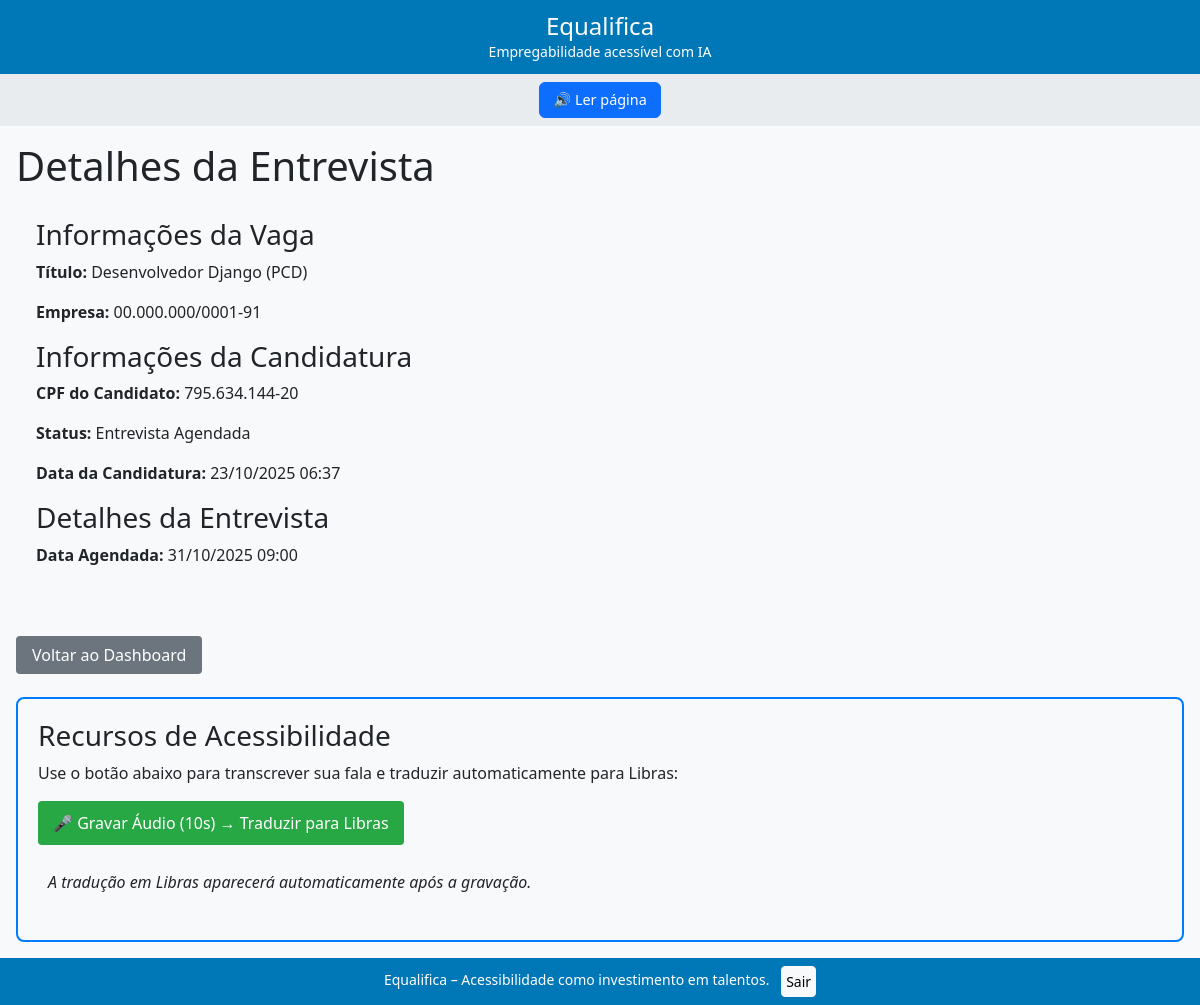
Page /vagas/entrevistas/1/ (signed in) on the committed database.
### recruitment/models.py (models this page shows, shortened)
class Candidatura(BaseModel):
    STATUS_CHOICES = [
        ('pendente', 'Pendente'),
        ('entrevista', 'Entrevista Agendada'),
        ('rejeitado', 'Rejeitado'),
        ('contratado', 'Contratado'),
    ]
    vaga = models.ForeignKey(Vaga, on_delete=models.CASCADE, related_name='candidaturas')
    cpf_pcd = models.CharField(max_length=14)      # preenchido automaticamente
    cnpj_empresa = models.CharField(max_length=18)  # copiado da vaga
    status = models.CharField(max_length=20, choices=STATUS_CHOICES, default='pendente')
    class Meta:
        verbose_name = "Candidatura"
        verbose_name_plural = "Candidaturas"
        unique_together = ('vaga', 'cpf_pcd')  # evita candidaturas duplicadas

class Vaga(BaseModel):
    titulo = models.CharField(max_length=200)
    descricao = models.TextField()
    requisitos = models.TextField(blank=True, help_text="Resumo dos principais requisitos")
    acessibilidade = models.JSONField(
        blank=True,
        help_text="Ex: {'libras': true, 'legendas': true, 'descricao_alt': true}"
    )
    cnpj_empresa = models.CharField(max_length=18)  # preenchido automaticamente
    hard_skills_vetor = models.JSONField(default=list)
    soft_skills_vetor = models.JSONField(default=list)
    acessibilidade_vetor = models.JSONField(default=list)
    experiencia_minima = models.IntegerField(default=0)
    class Meta:
        verbose_name = "Vaga"
        verbose_name_plural = "Vagas"

class Entrevista(BaseModel):
    candidatura = models.OneToOneField(Candidatura, on_delete=models.CASCADE, related_name='entrevista')
    data_agendada = models.DateTimeField()
    link_video = models.URLField(null=True, blank=True, help_text="Link para sala de vídeo (ex: Zoom, Google Meet)")
    observacoes = models.TextField(blank=True)

### recruitment/views.py (the view)
# urls.py: path('entrevistas/<int:entrevista_id>/', views.entrevista_view, name='entrevista'),
@login_required
def entrevista_view(request, entrevista_id):
    entrevista = get_object_or_404(
        Entrevista.objects.select_related('candidatura__vaga'),
        id=entrevista_id
    )
    candidatura = entrevista.candidatura
    user = request.user
    if user.user_type == 'pcd':
        if candidatura.cpf_pcd != user.pcd_profile.cpf:
            raise PermissionDenied("Você não tem acesso a esta entrevista.")
    elif user.user_type == 'recruiter':
        if candidatura.cnpj_empresa != user.recruiter_profile.empresa.cnpj:
            raise PermissionDenied("Você não tem acesso a esta entrevista.")
    else:
        raise PermissionDenied()
    return render(request, 'recruitment/entrevista.html', {
        'entrevista': entrevista,
        'candidatura': candidatura,
    })

### recruitment/templates/recruitment/entrevista.html (shortened to what this page needs)
{% extends 'base.html' %}
{% block content %}
<h1>Detalhes da Entrevista</h1>
<div style="background-color: #f8f9fa; padding: 20px; border-radius: 8px; margin-bottom: 20px;">
    <h3>Informações da Vaga</h3>
    <p><strong>Título:</strong> {{ candidatura.vaga.titulo }}</p>
    <p><strong>Empresa:</strong> {{ candidatura.vaga.cnpj_empresa }}</p>
    <h3>Informações da Candidatura</h3>
    <p><strong>CPF do Candidato:</strong> {{ candidatura.cpf_pcd }}</p>
    <p><strong>Status:</strong> {{ candidatura.get_status_display }}</p>
    <p><strong>Data da Candidatura:</strong> {{ candidatura.created_at|date:"d/m/Y H:i" }}</p>
    <h3>Detalhes da Entrevista</h3>
    <p><strong>Data Agendada:</strong> {{ entrevista.data_agendada|date:"d/m/Y H:i" }}</p>
</div>
{% if user.user_type == 'pcd' %}
    <div style="margin-top: 20px;">
        <a href="{% url 'pcd_dashboard' %}" style="background-color: #6c757d; color: white; padding: 8px 16px; text-decoration: none; border-radius: 4px;">Voltar ao Dashboard</a>
    </div>
{% endif %}
<div style="margin-top: 30px; padding: 20px; border: 2px solid #007bff; border-radius: 8px;">
    <h3>Recursos de Acessibilidade</h3>
    <p>Use o botão abaixo para transcrever sua fala e traduzir automaticamente para Libras:</p>
    <button id="btn-gravar-audio"
            onclick="gravarAudioParaLibras()"
            style="background-color: #28a745; color: white; padding: 10px 15px; border: none; border-radius: 4px;">
        🎤 Gravar Áudio (10s) → Traduzir para Libras
    </button>
    <div id="legendas-texto" style="margin-top: 15px; padding: 10px; background-color: #f8f9fa; border-radius: 4px; min-height: 60px;">
        <em>A tradução em Libras aparecerá automaticamente após a gravação.</em>
    </div>
</div>
{% endblock %}

### templates/base.html (style rules this page uses)
body { background: #f8f9fa; font-family: 'Segoe UI', Arial, sans-serif; margin: 0; padding: 0; overflow-x: hidden; }

### rows in the picture
Candidatura: vaga.titulo "Desenvolvedor Django (PCD)", vaga.cnpj_empresa "00.000.000/0001-91", cpf_pcd "795.634.144-20", status "Entrevista Agendada", created_at "23/10/2025 06:37"
Entrevista: data_agendada "31/10/2025 09:00"
